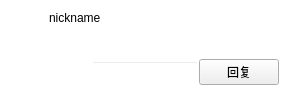
<?xml version="1.0" encoding="UTF-8"?>
<ui version="4.0">
 <class>NotificationCard</class>
 <widget class="QWidget" name="NotificationCard">
  <property name="geometry">
   <rect>
    <x>0</x>
    <y>0</y>
    <width>300</width>
    <height>106</height>
   </rect>
  </property>
  <property name="windowTitle">
   <string>Form</string>
  </property>
  <property name="styleSheet">
   <string notr="true">#NotificationCard
{
	background: transparent;
	border: none;
	border-radius: 25px;
}</string>
  </property>
  <layout class="QVBoxLayout" name="verticalLayout_2">
   <property name="spacing">
    <number>0</number>
   </property>
   <property name="rightMargin">
    <number>21</number>
   </property>
   <property name="bottomMargin">
    <number>21</number>
   </property>
   <item>
    <layout class="QHBoxLayout" name="horizontalLayout">
     <property name="spacing">
      <number>6</number>
     </property>
     <item>
      <layout class="QVBoxLayout" name="verticalLayout_3">
       <property name="leftMargin">
        <number>0</number>
       </property>
       <item>
        <widget class="QLabel" name="headerLabel">
         <property name="minimumSize">
          <size>
           <width>32</width>
           <height>32</height>
          </size>
         </property>
         <property name="maximumSize">
          <size>
           <width>32</width>
           <height>32</height>
          </size>
         </property>
         <property name="text">
          <string/>
         </property>
         <property name="scaledContents">
          <bool>true</bool>
         </property>
        </widget>
       </item>
       <item>
        <spacer name="verticalSpacer">
         <property name="orientation">
          <enum>Qt::Vertical</enum>
         </property>
         <property name="sizeType">
          <enum>QSizePolicy::MinimumExpanding</enum>
         </property>
         <property name="sizeHint" stdset="0">
          <size>
           <width>20</width>
           <height>1</height>
          </size>
         </property>
        </spacer>
       </item>
      </layout>
     </item>
     <item>
      <layout class="QVBoxLayout" name="verticalLayout" stretch="0,0">
       <item>
        <widget class="QLabel" name="nicknameLabel">
         <property name="text">
          <string>nickname</string>
         </property>
        </widget>
       </item>
       <item>
        <widget class="SmoothListWidget" name="listWidget">
         <property name="minimumSize">
          <size>
           <width>0</width>
           <height>12</height>
          </size>
         </property>
         <property name="focusPolicy">
          <enum>Qt::NoFocus</enum>
         </property>
         <property name="styleSheet">
          <string notr="true">#listWidget
{
	background: transparent;
	border: none;
}</string>
         </property>
         <property name="selectionMode">
          <enum>QAbstractItemView::NoSelection</enum>
         </property>
         <property name="verticalScrollMode">
          <enum>QAbstractItemView::ScrollPerPixel</enum>
         </property>
         <property name="horizontalScrollMode">
          <enum>QAbstractItemView::ScrollPerPixel</enum>
         </property>
         <property name="spacing">
          <number>2</number>
         </property>
         <property name="wordWrap">
          <bool>false</bool>
         </property>
        </widget>
       </item>
      </layout>
     </item>
    </layout>
   </item>
   <item>
    <layout class="QHBoxLayout" name="replyHLayout">
     <property name="topMargin">
      <number>0</number>
     </property>
     <item>
      <spacer name="horizontalSpacer">
       <property name="orientation">
        <enum>Qt::Horizontal</enum>
       </property>
       <property name="sizeHint" stdset="0">
        <size>
         <width>40</width>
         <height>20</height>
        </size>
       </property>
      </spacer>
     </item>
     <item>
      <widget class="ReplyEdit" name="messageEdit">
       <property name="styleSheet">
        <string notr="true">QLineEdit
{
	background: transparent;
}</string>
       </property>
       <property name="frame">
        <bool>true</bool>
       </property>
      </widget>
     </item>
     <item>
      <widget class="InteractiveButtonBase" name="replyButton">
       <property name="text">
        <string>回复</string>
       </property>
      </widget>
     </item>
    </layout>
   </item>
  </layout>
 </widget>
 <customwidgets>
  <customwidget>
   <class>InteractiveButtonBase</class>
   <extends>QPushButton</extends>
   <header>interactivebuttonbase.h</header>
  </customwidget>
  <customwidget>
   <class>ReplyEdit</class>
   <extends>QLineEdit</extends>
   <header>replyedit.h</header>
  </customwidget>
  <customwidget>
   <class>SmoothListWidget</class>
   <extends>QListWidget</extends>
   <header>smoothlistwidget.h</header>
  </customwidget>
 </customwidgets>
 <resources/>
 <connections/>
</ui>
